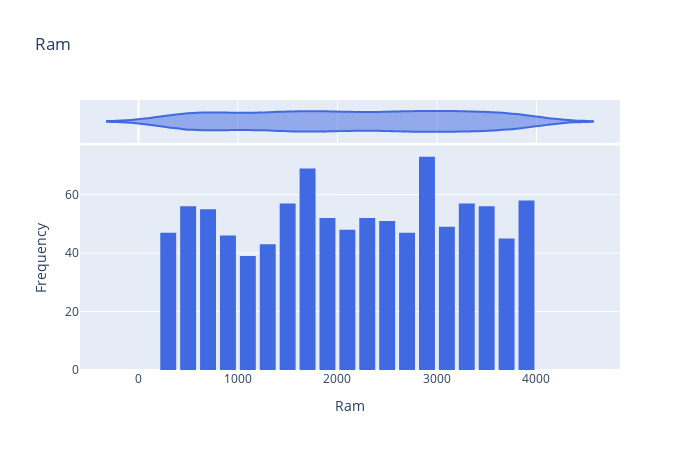

Here is the notebook cell this chart was saved with:
### Markdown cell above
RAM

### Code cell
fig = px.histogram(
    df, x="ram", title="Ram", marginal="violin", color_discrete_sequence=["royalblue"]
)
fig.update_layout(
    xaxis_title_text="Ram",
    yaxis_title_text="Frequency",
    bargap=0.2,
    showlegend=False,
    autosize=False,
    width=700,
    height=450,
)

iplot(fig)

### Figure 1 — Plotly figure (JSON) as saved in the notebook; plotly's stock layout.template omitted (floating-point values rounded to 4 significant figures; data arrays with more than 128 entries replaced by an {"elided": "..."} marker saying what was removed)
{"data": [{"alignmentgroup": "True", "bingroup": "x", "hovertemplate": "ram=%{x}<br>count=%{y}<extra></extra>", "legendgroup": "", "marker": {"color": "royalblue", "pattern": {"shape": ""}}, "name": "", "offsetgroup": "", "orientation": "v", "showlegend": false, "type": "histogram", "x": {"elided": "1000 int values"}, "xaxis": "x", "yaxis": "y"}, {"alignmentgroup": "True", "hovertemplate": "ram=%{x}<extra></extra>", "legendgroup": "", "marker": {"color": "royalblue"}, "name": "", "offsetgroup": "", "scalegroup": "x", "showlegend": false, "type": "violin", "x": {"elided": "1000 int values"}, "xaxis": "x2", "yaxis": "y2"}], "layout": {"autosize": false, "bargap": 0.2, "barmode": "relative", "height": 450, "legend": {"tracegroupgap": 0}, "showlegend": false, "title": {"text": "Ram"}, "width": 700, "xaxis": {"anchor": "y", "autorange": true, "domain": [0, 1], "range": [-587.2, 4839.0], "title": {"text": "Ram"}, "type": "linear"}, "xaxis2": {"anchor": "y2", "autorange": true, "domain": [0, 1], "matches": "x", "range": [-587.2, 4839.0], "showgrid": true, "showticklabels": false, "type": "linear"}, "yaxis": {"anchor": "x", "autorange": true, "domain": [0, 0.8316], "range": [0, 76.84], "title": {"text": "Frequency"}}, "yaxis2": {"anchor": "x2", "autorange": true, "domain": [0.8416, 1], "matches": "y2", "range": [-0.5, 0.5], "showgrid": false, "showline": false, "showticklabels": false, "ticks": "", "type": "category"}}}
